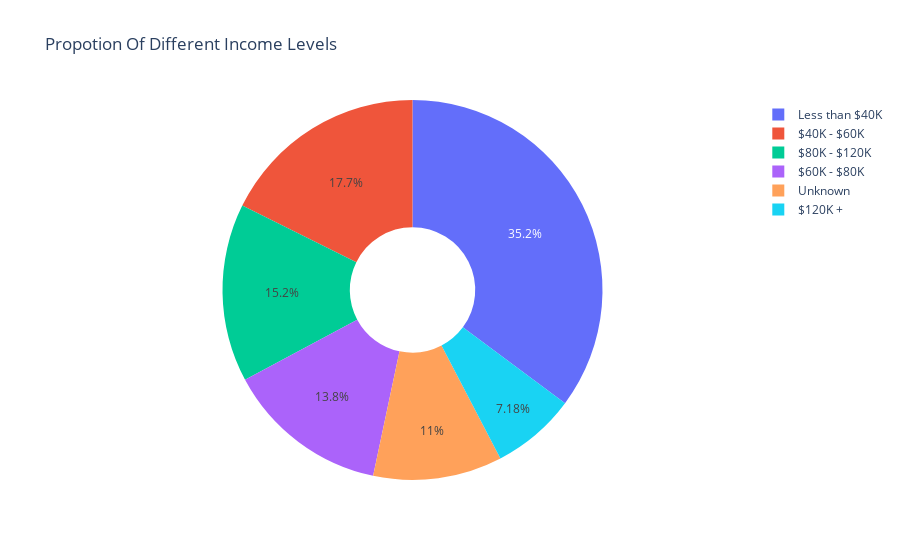

Source (notebook cell):
### Code cell
ex.pie(data,names='Income_Category',title='Propotion Of Different Income Levels',hole=0.33)

### Figure 1 — Plotly figure (JSON) as saved in the notebook; plotly's stock layout.template omitted (floating-point values rounded to 4 significant figures; data arrays with more than 128 entries replaced by an {"elided": "..."} marker saying what was removed)
{"data": [{"domain": {"x": [0, 1], "y": [0, 1]}, "hole": 0.33, "hovertemplate": "Income_Category=%{label}<extra></extra>", "labels": {"elided": "10127 str values"}, "legendgroup": "", "name": "", "showlegend": true, "type": "pie"}], "layout": {"legend": {"tracegroupgap": 0}, "title": {"text": "Propotion Of Different Income Levels"}}}
